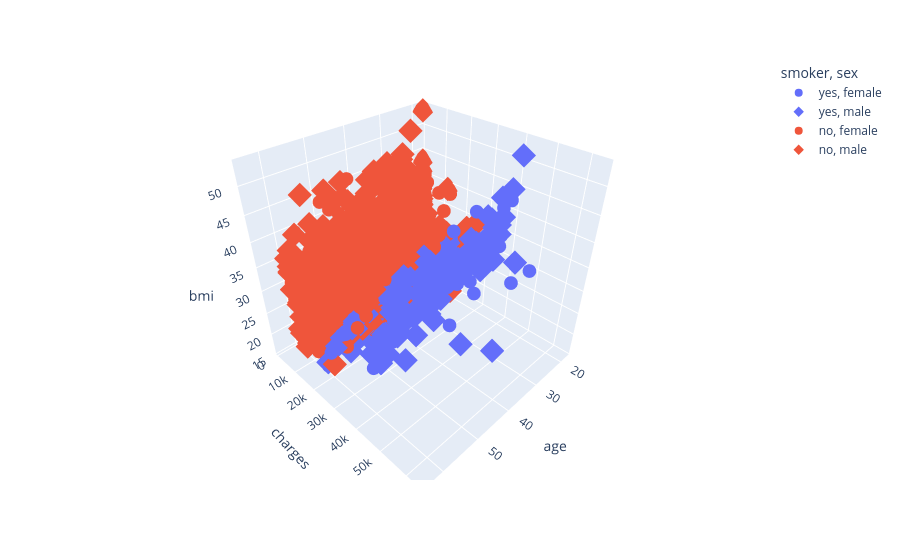

Notebook cell for this chart:
### Code cell
fig = px.scatter_3d(df, x="age", y="charges", z="bmi", color="smoker", symbol="sex")
fig.show()

### Figure 1 — Plotly figure (JSON) as saved in the notebook; plotly's stock layout.template omitted (floating-point values rounded to 4 significant figures; data arrays with more than 128 entries replaced by an {"elided": "..."} marker saying what was removed)
{"data": [{"hovertemplate": "smoker=yes<br>sex=female<br>age=%{x}<br>charges=%{y}<br>bmi=%{z}<extra></extra>", "legendgroup": "yes, female", "marker": {"color": "#636efa", "symbol": "circle"}, "mode": "markers", "name": "yes, female", "scene": "scene", "showlegend": true, "type": "scatter3d", "x": [19, 62, 34, 53, 20, 27, 37, 57, 64, 61, 29, 19, 32, 42, 42, 18, 63, 27, 40, 23, 63, 63, 20, 40, 59, 53, 27, 64, 61, 19, 23, 39, 27, 44, 26, 36, 63, 33, 30, 44, 54, 43, 35, 31, 34, 21, 19, 59, 47, 19, 44, 52, 64, 40, 44, 51, 30, 29, 37, 37, 47, 19, 50, 18, 47, 33, 23, 57, 60, 37, 46, 49, 48, 37, 51, 64, 43, 32, 43, 24, 27, 22, 46, 55, 45, 35, 43, 39, 22, 51, 33, 48, 23, 53, 23, 19, 43, 43, 52, 23, 43, 19, 18, 37, 46, 20, 20, 47, 18, 29, 25, 19, 30, 42, 61], "y": [16880.0, 27810.0, 37700.0, 23240.0, 14710.0, 16580.0, 39840.0, 43580.0, 47290.0, 30940.0, 19110.0, 17080.0, 32730.0, 19960.0, 21350.0, 36150.0, 48820.0, 37130.0, 19440.0, 38510.0, 29520.0, 47310.0, 17090.0, 22330.0, 47900.0, 24870.0, 34840.0, 47930.0, 48520.0, 13840.0, 18030.0, 21660.0, 15010.0, 19590.0, 14460.0, 18610.0, 28950.0, 37080.0, 19520.0, 48890.0, 63770.0, 45860.0, 39980.0, 58570.0, 43940.0, 15360.0, 17470.0, 25680.0, 42970.0, 34440.0, 42980.0, 24670.0, 27040.0, 40000.0, 46200.0, 44400.0, 40930.0, 16660.0, 40420.0, 19540.0, 23070.0, 17750.0, 24520.0, 38790.0, 23400.0, 55140.0, 36020.0, 27530.0, 45010.0, 37270.0, 42110.0, 24110.0, 40970.0, 46110.0, 46260.0, 29330.0, 19800.0, 17500.0, 21770.0, 14570.0, 16420.0, 35600.0, 21680.0, 44420.0, 39730.0, 20230.0, 21880.0, 19020.0, 33910.0, 44640.0, 16780.0, 24180.0, 34170.0, 46660.0, 40900.0, 36900.0, 40940.0, 22480.0, 23890.0, 18330.0, 21770.0, 33310.0, 18220.0, 20300.0, 41660.0, 26130.0, 20170.0, 24540.0, 14280.0, 16120.0, 33900.0, 36400.0, 18770.0, 43900.0, 29140.0], "z": [27.9, 26.29, 31.92, 22.88, 22.42, 24.75, 34.8, 31.16, 31.3, 29.92, 27.94, 28.3, 17.77, 23.37, 26.6, 36.85, 37.7, 36.08, 22.22, 36.67, 27.74, 32.2, 26.84, 28.12, 36.77, 22.61, 31.4, 33.8, 36.38, 21.7, 28.31, 24.89, 17.95, 20.23, 17.2, 22.6, 26.98, 33.5, 28.38, 38.06, 47.41, 46.2, 34.1, 38.09, 30.21, 21.85, 28.31, 23.66, 36.63, 33.11, 38.95, 25.3, 22.99, 32.77, 43.89, 38.06, 39.05, 21.75, 38.39, 26.4, 27.83, 28.88, 27.6, 42.24, 26.12, 35.53, 32.78, 29.81, 32.45, 30.78, 35.53, 23.84, 33.11, 47.6, 37.05, 26.89, 20.05, 24.6, 26.89, 20.52, 20.05, 31.02, 23.66, 35.2, 30.5, 28.02, 24.7, 18.3, 30.4, 34.96, 19.09, 25.85, 31.4, 36.86, 42.75, 32.49, 32.56, 26.7, 24.13, 28.49, 25.27, 30.02, 27.28, 25.55, 34.6, 24.42, 21.8, 27.64, 21.66, 21.85, 30.2, 34.7, 23.66, 40.37, 29.07]}, {"hovertemplate": "smoker=yes<br>sex=male<br>age=%{x}<br>charges=%{y}<br>bmi=%{z}<extra></extra>", "legendgroup": "yes, male", "marker": {"color": "#636efa", "symbol": "diamond"}, "mode": "markers", "name": "yes, male", "scene": "scene", "showlegend": true, "type": "scatter3d", "x": {"elided": "159 int values"}, "y": {"elided": "159 float values"}, "z": {"elided": "159 float values"}}, {"hovertemplate": "smoker=no<br>sex=female<br>age=%{x}<br>charges=%{y}<br>bmi=%{z}<extra></extra>", "legendgroup": "no, female", "marker": {"color": "#EF553B", "symbol": "circle"}, "mode": "markers", "name": "no, female", "scene": "scene", "showlegend": true, "type": "scatter3d", "x": {"elided": "547 int values"}, "y": {"elided": "547 float values"}, "z": {"elided": "547 float values"}}, {"hovertemplate": "smoker=no<br>sex=male<br>age=%{x}<br>charges=%{y}<br>bmi=%{z}<extra></extra>", "legendgroup": "no, male", "marker": {"color": "#EF553B", "symbol": "diamond"}, "mode": "markers", "name": "no, male", "scene": "scene", "showlegend": true, "type": "scatter3d", "x": {"elided": "517 int values"}, "y": {"elided": "517 float values"}, "z": {"elided": "517 float values"}}], "layout": {"autosize": true, "legend": {"title": {"text": "smoker, sex"}, "tracegroupgap": 0}, "margin": {"t": 60}, "scene": {"aspectmode": "auto", "aspectratio": {"x": 1, "y": 1, "z": 1}, "camera": {"center": {"x": 0, "y": 0, "z": 0}, "eye": {"x": 1.25, "y": 1.25, "z": 1.25}, "projection": {"type": "perspective"}, "up": {"x": 0, "y": 0, "z": 1}}, "domain": {"x": [0, 1], "y": [0, 1]}, "xaxis": {"title": {"text": "age"}, "type": "linear"}, "yaxis": {"title": {"text": "charges"}, "type": "linear"}, "zaxis": {"title": {"text": "bmi"}, "type": "linear"}}}}
